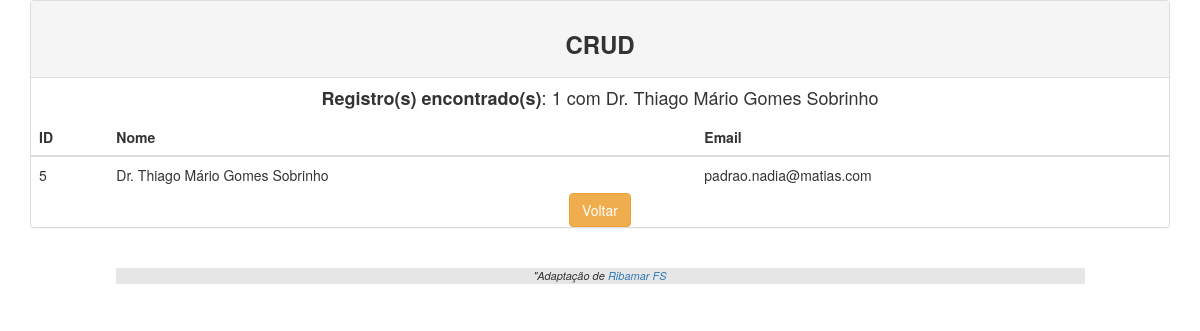
Page /search.php?keyword=Dr. Thiago Mário Gomes Sobrinho on the committed database.
### tables this page shows
CREATE TABLE `clientes` (
  `id` int(11) NOT NULL AUTO_INCREMENT,
  `nome` varchar(50) NOT NULL,
  `email` varchar(50) DEFAULT NULL,
  PRIMARY KEY (`id`)
);

### classes/Crud.php (called while the page is built, shortened)
<?php
class Crud
{
    public function __construct($pdo, $table)
    {
        $this->pdo = $pdo;
    }
}

### search.php (the view)
<?php
require_once('./header.php');
require_once('classes/Crud.php');
$crud = new Crud($pdo, 'clientes');
if(isset($_GET['keyword'])){
    $keyword=$_GET['keyword'];
    $sql = "select * from clientes WHERE nome LIKE :keyword order by id";
    $sth = $crud->pdo->prepare($sql);
    $sth->bindValue(":keyword", $keyword."%");
    $sth->execute();
    $rows =$sth->fetchAll(PDO::FETCH_ASSOC);
}
?>
<div class="container">
    <div class="panel panel-default">
        <div class="panel-heading text-center"><h3><b>CRUD</b></h3></div>
<?php
print '<div class="text-center"><h4><b>Registro(s) encontrado(s)</b>: '.count($rows).' com '.$keyword.'</h4></div>';
if(count($rows) > 0){
?>
    <table class="table table-hover">
        <thead>
            <tr>
                <th>ID</th>
                <th>Nome</th>
                <th>Email</th>
            </tr>
        </thead>
<?php
    foreach ($rows as $row){
        echo "<tr>" .
        "<td>" . $row['id'] . "</td>" .
        "<td>" . $row['nome'] . "</td>" .
        "<td>" . $row['email'] . "</td>" .
        "</tr>";
    }
    echo "</table>";
}else{
    print '<h3>Nenhum Registro encontrado!</h3>
</div>';
}
?>
<div class="text-center"><input name="send" class="btn btn-warning" type="button" onclick="location='index.php'" value="Voltar"></div>
</div>
<br>
<?php require_once('./footer.php'); ?>

### rows in the picture
clientes: id "5", nome "Dr. Thiago Mário Gomes Sobrinho", email "padrao.nadia@matias.com"

### other values in the picture
count($rows) "1"
$keyword "Dr. Thiago Mário Gomes Sobrinho"
